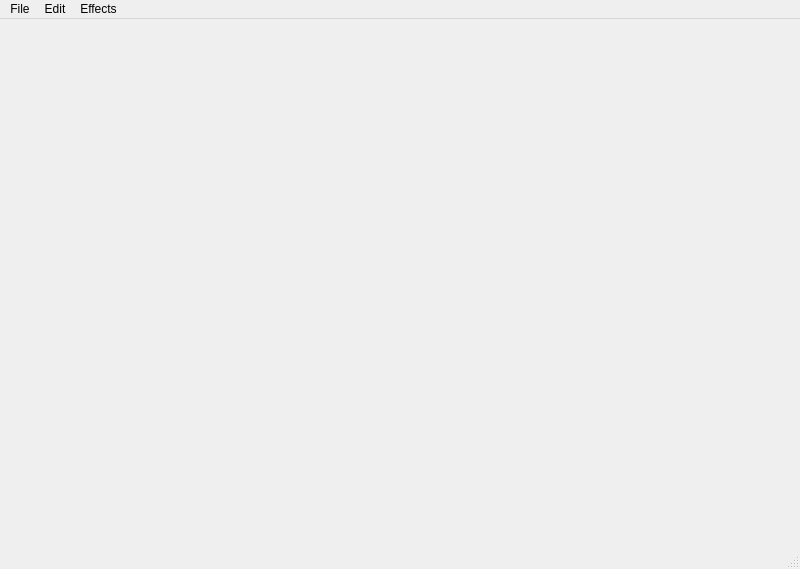
<?xml version="1.0" encoding="UTF-8"?>
<ui version="4.0">
 <class>MainWindow</class>
 <widget class="QMainWindow" name="MainWindow">
  <property name="geometry">
   <rect>
    <x>0</x>
    <y>0</y>
    <width>800</width>
    <height>569</height>
   </rect>
  </property>
  <property name="windowTitle">
   <string>MainWindow</string>
  </property>
  <widget class="QWidget" name="centralwidget">
   <layout class="QVBoxLayout" name="verticalLayout">
    <item>
     <widget class="customLabel" name="label_pic">
      <property name="enabled">
       <bool>true</bool>
      </property>
      <property name="text">
       <string/>
      </property>
      <property name="scaledContents">
       <bool>false</bool>
      </property>
     </widget>
    </item>
   </layout>
  </widget>
  <widget class="QMenuBar" name="menubar">
   <property name="geometry">
    <rect>
     <x>0</x>
     <y>0</y>
     <width>800</width>
     <height>22</height>
    </rect>
   </property>
   <widget class="QMenu" name="menuFile">
    <property name="title">
     <string>File</string>
    </property>
    <addaction name="actionLoad"/>
    <addaction name="actionSave"/>
    <addaction name="actionClear"/>
   </widget>
   <widget class="QMenu" name="menuEdit">
    <property name="title">
     <string>Edit</string>
    </property>
    <addaction name="actionSegment_All"/>
    <addaction name="actionRemove_Background"/>
    <addaction name="actionDepth"/>
   </widget>
   <widget class="QMenu" name="menuEffects">
    <property name="title">
     <string>Effects</string>
    </property>
    <addaction name="actionScanner"/>
   </widget>
   <addaction name="menuFile"/>
   <addaction name="menuEdit"/>
   <addaction name="menuEffects"/>
  </widget>
  <widget class="QStatusBar" name="statusbar"/>
  <action name="actionLoad">
   <property name="text">
    <string>Load</string>
   </property>
  </action>
  <action name="actionSave">
   <property name="text">
    <string>Save</string>
   </property>
  </action>
  <action name="actionSegment_All">
   <property name="text">
    <string>Segment All</string>
   </property>
  </action>
  <action name="actionRemove_Background">
   <property name="text">
    <string>Remove Background</string>
   </property>
  </action>
  <action name="actionDepth">
   <property name="text">
    <string>Depth</string>
   </property>
  </action>
  <action name="actionScanner">
   <property name="text">
    <string>Scanner</string>
   </property>
  </action>
  <action name="actionClear">
   <property name="text">
    <string>Clear</string>
   </property>
  </action>
 </widget>
 <customwidgets>
  <customwidget>
   <class>customLabel</class>
   <extends>QLabel</extends>
   <header location="global">customlabel.h</header>
  </customwidget>
 </customwidgets>
 <resources/>
 <connections/>
</ui>
